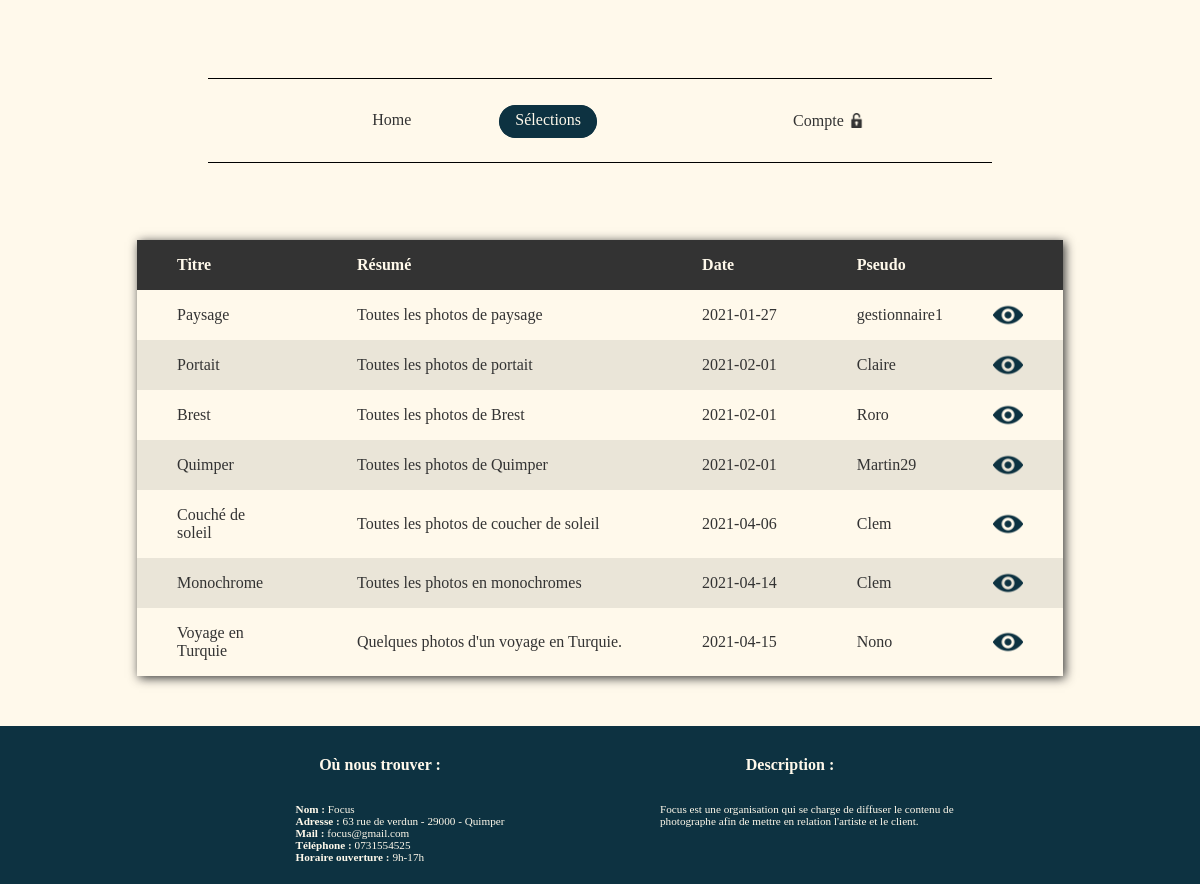
Page /selection.php on the committed database.
### tables this page shows
CREATE TABLE `t_selection_sel` (
  `sel_numero` int(11) NOT NULL,
  `sel_intitule` varchar(100) NOT NULL,
  `sel_texteIntro` varchar(500) NOT NULL,
  `sel_date` date NOT NULL,
  `com_pseudo` varchar(60) NOT NULL
);

CREATE TABLE `t_presentation_pre` (
  `pre_numero` int(11) NOT NULL,
  `pre_nomStruct` varchar(80) NOT NULL,
  `pre_adresse` varchar(100) NOT NULL,
  `pre_adresseMail` varchar(100) NOT NULL,
  `pre_numeroTel` varchar(10) NOT NULL,
  `pre_horaireOuverture` varchar(10) NOT NULL,
  `pre_texte` varchar(500) NOT NULL,
  `com_pseudo` varchar(60) NOT NULL
);

### selection.php (the view, shortened to what this page needs)
<?php
require('../connexionBDD.php');
$reqSel = "SELECT DISTINCT sel_numero, sel_intitule, sel_texteIntro, sel_date, com_pseudo
           FROM t_selection_sel";
$resSel = $mysqli->query($reqSel);
?>
<!DOCTYPE html>
<html lang="fr" dir="ltr">
<head>
   <link rel="stylesheet" href="../../css/selection.css" />
   <link rel="stylesheet" href="../../css/navBar.css" />
   <link rel="stylesheet" href="../../css/footer.css" />
</head>
<body>
   <aside>
      <ul class="navBar" >
         <li><a href="../../index.php">Home</a></li>
         <li><a href="selection.php" class="bouton">Sélections</a></li>
         <?php
         if(isset($_SESSION['login'])){
            echo "<li class='menu compte'><a>Compte<img class='lock' src='../../assets/logos/padlock_bc.png'></img></a>";
         }else{
            echo "<li class='menu compte'><a>Compte<img class='lock' src='../../assets/logos/padlock_bo.png'></img></a>";
         }
         ?>
         </li>
      </ul>
   </aside>
   <table>
      <thead>
         <tr>
            <th>Titre</th>
            <th>Résumé</th>
            <th>Date</th>
            <th>Pseudo</th>
            <th></th>
         </tr>
      </thead>
      <tbody>
         <?php
            $i=0;
            while ($sel = $resSel->fetch_assoc()) {
               require('../connexionBDD.php');
               $reqFirstEleSel = "SELECT ele_numero FROM t_element_ele
                                  JOIN tj_relie_rel USING(ele_numero)
                                  WHERE sel_numero = '$sel[sel_numero]'
                                  ORDER BY ele_numero ASC
                                  LIMIT 1;";
               $resFirstEleSel = $mysqli->query($reqFirstEleSel);
               if(!$resFirstEleSel){
                  echo "Error: La requête a echoué \n";
                  echo "Errno: " . $mysqli->errno . "\n";
                  echo "Error: " . $mysqli->error . "\n";
                  exit();
               }
               else{
                  $firstEleSel = $resFirstEleSel->fetch_array(MYSQLI_ASSOC);
               }
               if(fmod($i,2)==0){
                  echo "<tr onclick=\"document.location='affichageSelection.php?sel_id=".$sel['sel_numero']."&elt_id=".$firstEleSel['ele_numero']."#ancre'\" class='contenu'>";
                  $i=$i+1;
               }
               else{
                  echo "<tr onclick=\"document.location='affichageSelection.php?sel_id=".$sel['sel_numero']."&elt_id=".$firstEleSel['ele_numero']."#ancre'\" class='lignePaire contenu'>";
                  $i=$i+1;
               }
               echo "
                     <td>".$sel['sel_intitule']."</td>
                     <td class='resume'>".$sel['sel_texteIntro']."</td>
                     <td>".$sel['sel_date']."</td>
                     <td>".$sel['com_pseudo']."</td>
                     <td><a href='affichageSelection.php?sel_id=".$sel['sel_numero']."&elt_id=".$firstEleSel['ele_numero']."#ancre'><div class='oeil'></div></a></td>
                  </tr>
               ";
            }
         ?>
      </tbody>
   </table>
   <?php require('../footer.php'); ?>
</body>
</html>

### footer.php (shortened to what this page needs)
<?php
require('connexionBDD.php');
$reqStruc = "SELECT pre_nomStruct, pre_adresse, pre_adresseMail, pre_numeroTel, pre_horaireOuverture, pre_texte
             FROM t_presentation_pre;";
$resStruc = $mysqli->query($reqStruc);
if(!$resStruc){
   echo "Error: La requête a echoué \n";
   echo "Errno: " . $mysqli->errno . "\n";
   echo "Error: " . $mysqli->error . "\n";
   exit();
}
else{
   $struc = $resStruc->fetch_array(MYSQLI_ASSOC);
}
?>
<footer id="contact">
   <article class="infosOrga">
      <h2>Où nous trouver : </h2>
      <ul>
         <li><B>Nom : </B><?php echo $struc['pre_nomStruct'] ?></li>
         <li><B>Adresse : </B><?php echo $struc['pre_adresse'] ?></li>
         <li><B>Mail : </B><?php echo $struc['pre_adresseMail'] ?></li>
         <li><B>Téléphone : </B><?php echo $struc['pre_numeroTel'] ?></li>
         <li><B>Horaire ouverture : </B><?php echo $struc['pre_horaireOuverture'] ?></li>
      </ul>
   </article>
   <article class="infosOrga">
      <h2>Description :</h2>
      <ul>
         <li class="description"><?php echo $struc['pre_texte'] ?></li>
      </ul>
   </article>
</footer>

### selection.css (style rules this page uses)
html { scroll-behavior: smooth; margin: 0 }
p, a, a:visited { text-decoration: none; font-size: 1em; color: rgb(51, 51, 51); }
body { margin: 0; padding: 0; font-family: "Kiwi_Maru"; background-color: rgb(255, 249, 235); display: flex; flex-direction: column; align-items: center; position: relative; }
table { border-collapse: collapse; text-align: left; box-shadow: 2px 2px 10px rgb(51, 51, 51); margin-bottom: 50px; }
thead { background-color: rgb(51, 51, 51); color: rgb(255, 249, 235); }
th,td { max-width:100px; padding-top:16px; padding-bottom: 16px; padding-left: 40px; padding-right: 40px; position: relative; }
.contenu { cursor:pointer; transition: all 0.5s; color:rgb(51, 51, 51) }
.lignePaire { background-color: rgba(51, 51, 51, 0.1); }
.resume { max-width:500px; }
.oeil { background-image: url("../assets/logos/oeil_b.png"); width: 30px; height: 30px; top: 50%; transform: translateY(-50%); right: 40px; transition: all 0.2s; position: absolute; display: block; background-size: contain; opacity: 1; }
h2 { margin-top: 0px; color : rgb(51, 51, 51); font-size: 2em; }

### navBar.css (style rules this page uses)
aside a, aside a:visited { color: rgb(51, 51, 51); text-decoration: none; }
aside { height: 30vh; width: 100%; display: flex; align-items: center; justify-content: center; }
.navBar { display: inline-flex; width: 60%; min-width:440px; justify-content:center; align-items: center; border-bottom: solid 1px black; border-top: solid 1px black; z-index: 10; background-color: rgb(255, 249, 235); list-style-type: none; padding: 4vh; transition: width 0.5s; }
.navBar li { text-align: center; margin-right: 6vw; }
.bouton, .bouton:visited { border-radius: 25px; padding: 5px 15px 9px 15px; border: solid 1px rgb(13, 50, 65); background-color: rgb(13, 50, 65); color: rgb(255, 249, 235); }
li a { border: solid 1px rgb(255, 249, 235); border-radius: 25px; transition: all 0.5s; padding: 5px 15px 9px 15px; }
.lock { width: 15px; margin-left: 5px; position: relative; top:2px; }
.compte { position: relative; left: 15%; }

### footer.css (style rules this page uses)
footer p, footer ul { text-decoration: none; color: rgb(255, 249, 235); }
footer li { font-size: 0.7em; }
footer h2 { color: rgb(255, 249, 235); font-size: 1em; }
footer ul { list-style-type: none; margin-left: 0; }
footer { padding-top: 30px; padding-bottom: 5px; width: 100%; background-color: rgb(13, 50, 65); display: flex; justify-content: center; bottom: 0; }
.infosOrga { margin-left: 50px; margin-right: 50px; display: flex; flex-direction: column; align-items: center; min-width: 280px; }
.description { width: 300px; }

### rows in the picture
t_selection_sel: sel_intitule "Paysage", sel_texteIntro "Toutes les photos de paysage", sel_date "2021-01-27", com_pseudo "gestionnaire1"
t_selection_sel: sel_intitule "Portait", sel_texteIntro "Toutes les photos de portait", sel_date "2021-02-01", com_pseudo "Claire"
t_selection_sel: sel_intitule "Brest", sel_texteIntro "Toutes les photos de Brest", sel_date "2021-02-01", com_pseudo "Roro"
t_selection_sel: sel_intitule "Quimper", sel_texteIntro "Toutes les photos de Quimper", sel_date "2021-02-01", com_pseudo "Martin29"
t_selection_sel: sel_intitule "Couché de soleil", sel_texteIntro "Toutes les photos de coucher de soleil", sel_date "2021-04-06", com_pseudo "Clem"
t_selection_sel: sel_intitule "Monochrome", sel_texteIntro "Toutes les photos en monochromes", sel_date "2021-04-14", com_pseudo "Clem"
t_selection_sel: sel_intitule "Voyage en Turquie", sel_texteIntro "Quelques photos d'un voyage en Turquie.", sel_date "2021-04-15", com_pseudo "Nono"
t_presentation_pre: pre_nomStruct "Focus", pre_adresse "63 rue de verdun - 29000 - Quimper", pre_adresseMail "focus@gmail.com", pre_numeroTel "0731554525", pre_horaireOuverture "9h-17h", pre_texte "Focus est une organisation qui se charge de diffuser le contenu de photographe afin de mettre en relation l'artiste et le client."
